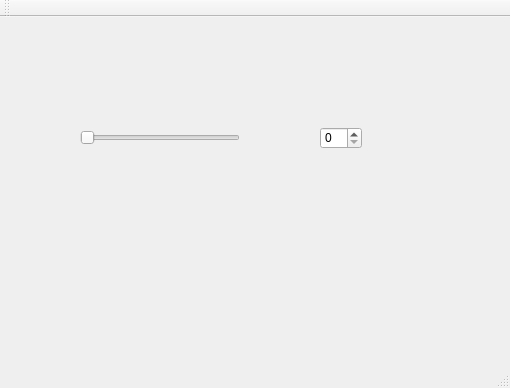
<?xml version="1.0" encoding="UTF-8"?>
<ui version="4.0">
 <class>MainWindow</class>
 <widget class="QMainWindow" name="MainWindow">
  <property name="geometry">
   <rect>
    <x>0</x>
    <y>0</y>
    <width>510</width>
    <height>388</height>
   </rect>
  </property>
  <property name="windowTitle">
   <string>MainWindow</string>
  </property>
  <widget class="QWidget" name="centralWidget">
   <widget class="QSlider" name="horizontalSlider">
    <property name="geometry">
     <rect>
      <x>80</x>
      <y>110</y>
      <width>160</width>
      <height>22</height>
     </rect>
    </property>
    <property name="orientation">
     <enum>Qt::Horizontal</enum>
    </property>
   </widget>
   <widget class="QSpinBox" name="spinBox">
    <property name="geometry">
     <rect>
      <x>320</x>
      <y>110</y>
      <width>42</width>
      <height>22</height>
     </rect>
    </property>
   </widget>
  </widget>
  <widget class="QMenuBar" name="menuBar">
   <property name="geometry">
    <rect>
     <x>0</x>
     <y>0</y>
     <width>510</width>
     <height>21</height>
    </rect>
   </property>
  </widget>
  <widget class="QToolBar" name="mainToolBar">
   <attribute name="toolBarArea">
    <enum>TopToolBarArea</enum>
   </attribute>
   <attribute name="toolBarBreak">
    <bool>false</bool>
   </attribute>
  </widget>
  <widget class="QStatusBar" name="statusBar"/>
 </widget>
 <layoutdefault spacing="6" margin="11"/>
 <resources/>
 <connections>
  <connection>
   <sender>horizontalSlider</sender>
   <signal>valueChanged(int)</signal>
   <receiver>spinBox</receiver>
   <slot>setValue(int)</slot>
   <hints>
    <hint type="sourcelabel">
     <x>192</x>
     <y>152</y>
    </hint>
    <hint type="destinationlabel">
     <x>346</x>
     <y>151</y>
    </hint>
   </hints>
  </connection>
 </connections>
</ui>
